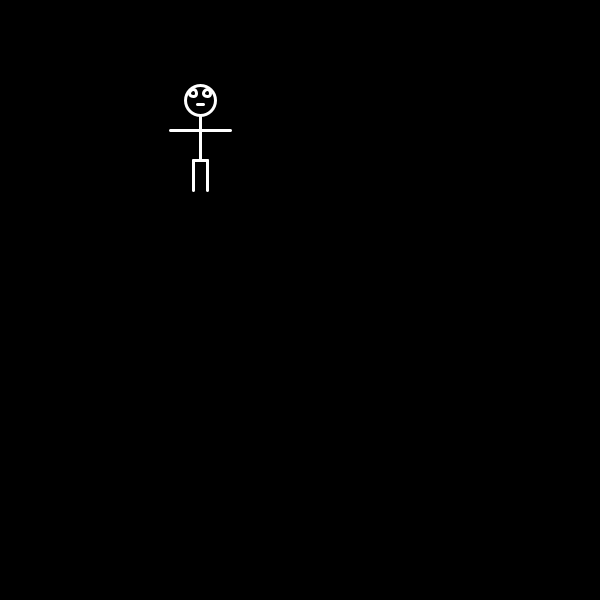
Frame 1 (no input)
Frame 60 (the mouse pressed at the canvas centre just before this capture): identical to frame 1, image omitted
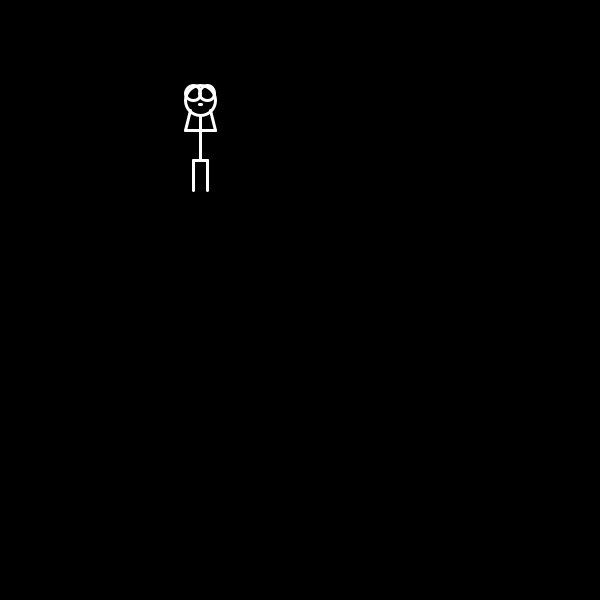
Frame 120 (the mouse held since frame 60 and released just before this capture)

The Processing sketch that drew these frames (run headless with seeded random() and noise(); from frame 60 on, the mouse is pressed at the canvas centre):

// Processing sketch: faces
// ── faces.pde
Face faces = new Face();

void setup(){
  size(600,600);
}

void draw(){
 faces.display(200,100,30);
}

void mousePressed(){
  faces.expression(int (random(0,4)));
}

// ── face_class.pde
class Face {
  int x, y, scale, eyes, mouth, arms, legs;
  Face() {
    eyes =4;
    mouth =10;
    arms =1;
  }

  void display(int _x, int _y, int _scale) {
    background(0);
    x=_x;//location
    y=_y;//location
    scale = _scale; //size of the stick figure
    noFill();
    stroke(255);
    strokeWeight(3);
    ellipseMode(CENTER);
    ellipse(x, y, scale, scale);//head
    ellipse(x+scale/4, y-scale/4, scale/eyes, scale/eyes);//right eye
    ellipse(x-scale/4, y-scale/4, scale/eyes, scale/eyes);//left eye
    line(x-scale/mouth, y+scale/7, x+scale/mouth, y+scale/7);//moouth
    line(x, y+scale/2, x, y+scale*2);//body
    line(x, y+scale, x+scale/2, y+scale);//right upper arm
    line(x+scale/2, y+scale, x+scale/arms, y+scale/arms);//lower right arm
    line(x, y+scale, x-scale/2, y+scale);//left upper arm
    line(x-scale/2, y+scale, x-scale/arms, y+scale/arms);
    line(x, y+scale*2, x+scale/4, y+scale*2);//right hip
    line(x, y+scale*2, x-scale/4, y+scale*2);//left hip
    line(x+scale/4, y+scale*2, x+scale/4, y+scale*3);//right leg
    line(x-scale/4, y+scale*2, x-scale/4, y+scale*3); //left leg
  }

  void expression(int chance) {
    if (chance == 0) {
      eyes = 8;
      mouth = 5;
      arms = 2;
    } else if (chance ==1) {
      eyes = 14;
      mouth = 2;
      arms= 80;
    } else if (chance == 2) {
      eyes = 2;
      mouth = 20;
      arms = 3;
    } else if (chance == 3) {
      eyes=6;
      mouth = 10;
      arms = 1;
    }
  }
}
